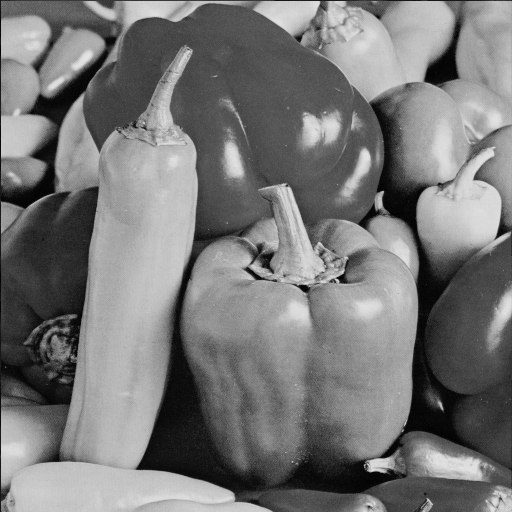
#> input picture imagesDeTest/peppers-512.png, 512 x 512 px
$ python contraste.py
#> lines starting #> are read from the running program, lines starting #| are printed output that depends on the picture
import cv2
import numpy as np
from matplotlib import pyplot as plt


img_color = cv2.imread('imagesDeTest/peppers-512.png', cv2.IMREAD_COLOR)
#> img_color is the input picture: shape (512, 512, 3); min 0, max 230, mean 119.3

resultat = cv2.convertScaleAbs(img_color, alpha=1, beta=40)
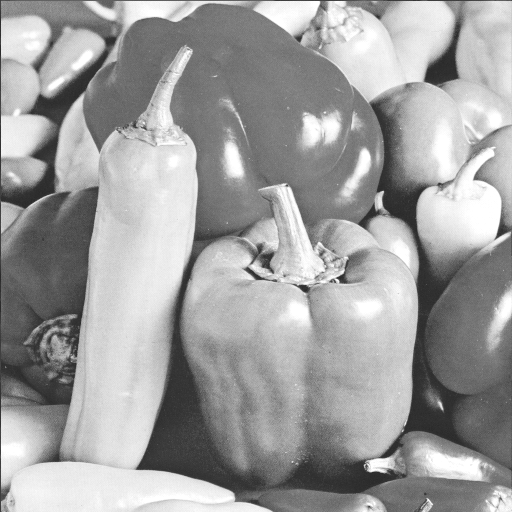
#> resultat: shape (512, 512, 3); min 40, max 255, mean 159.3

cv2.imshow("Couleur", img_color)
cv2.imshow("Contrastée", resultat)

# Sauvegarder l'image resultat
cv2.imwrite('screen/peppers-512-contrast.png', resultat)

histo_img = cv2.calcHist([img_color],[0],None,[256],[0,256])
#> histo_img = 256 values, max 2485 at index 81, min 0 at index 231, mean 1024
histo_equal_img = cv2.calcHist([resultat],[0],None,[256],[0,256])
#> histo_equal_img = 256 values, max 4167 at index 255, min 0 at index 0, mean 1024

plt.plot(histo_img, label="Original")
plt.plot(histo_equal_img, label="Contrastée")
plt.xlim([0, 256])
plt.legend()
plt.show()
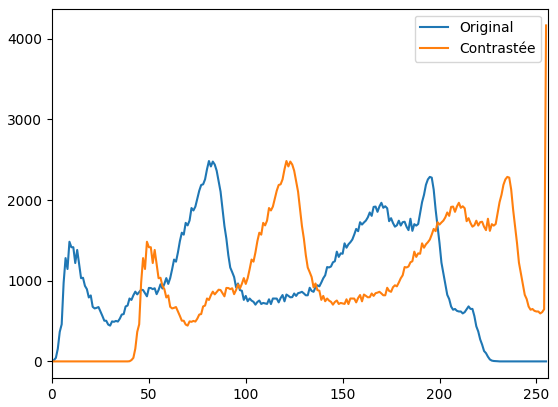
#> figure drawn by matplotlib, 1 panel; curve peaks at x = 81, y = 2485; curve peaks at x = 255, y = 4167
